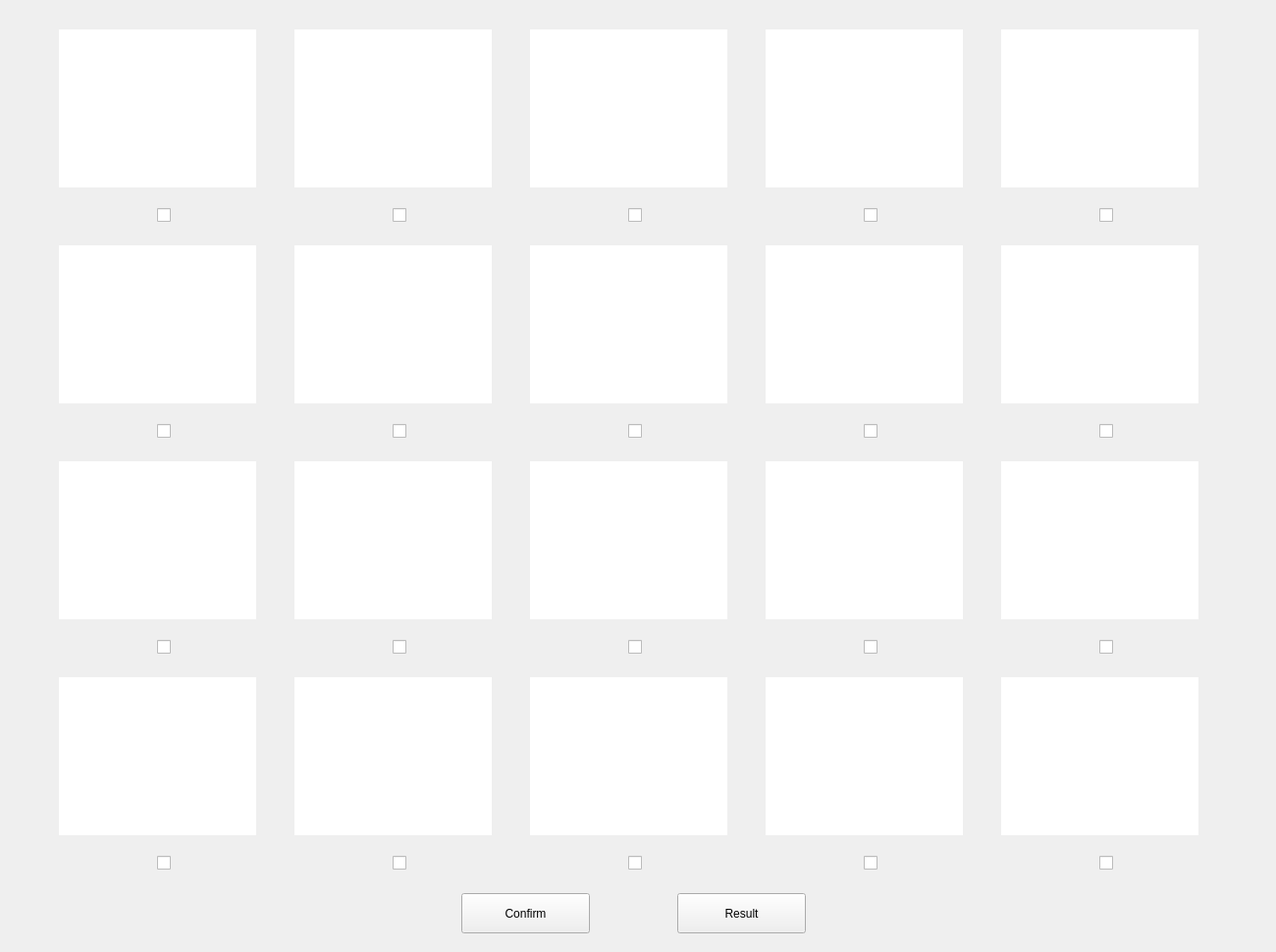
<?xml version="1.0" encoding="UTF-8"?>
<ui version="4.0">
 <class>choose_widget</class>
 <widget class="QWidget" name="choose_widget">
  <property name="geometry">
   <rect>
    <x>0</x>
    <y>0</y>
    <width>1300</width>
    <height>970</height>
   </rect>
  </property>
  <property name="windowTitle">
   <string>Form</string>
  </property>
  <widget class="QLabel" name="label_1">
   <property name="geometry">
    <rect>
     <x>60</x>
     <y>30</y>
     <width>201</width>
     <height>161</height>
    </rect>
   </property>
   <property name="styleSheet">
    <string notr="true">background-color: rgb(255, 255, 255)</string>
   </property>
   <property name="text">
    <string/>
   </property>
  </widget>
  <widget class="QLabel" name="label_2">
   <property name="geometry">
    <rect>
     <x>300</x>
     <y>30</y>
     <width>201</width>
     <height>161</height>
    </rect>
   </property>
   <property name="styleSheet">
    <string notr="true">background-color: rgb(255, 255, 255)</string>
   </property>
   <property name="text">
    <string/>
   </property>
  </widget>
  <widget class="QLabel" name="label_3">
   <property name="geometry">
    <rect>
     <x>540</x>
     <y>30</y>
     <width>201</width>
     <height>161</height>
    </rect>
   </property>
   <property name="styleSheet">
    <string notr="true">background-color: rgb(255, 255, 255)</string>
   </property>
   <property name="text">
    <string/>
   </property>
  </widget>
  <widget class="QLabel" name="label_4">
   <property name="geometry">
    <rect>
     <x>780</x>
     <y>30</y>
     <width>201</width>
     <height>161</height>
    </rect>
   </property>
   <property name="styleSheet">
    <string notr="true">background-color: rgb(255, 255, 255)</string>
   </property>
   <property name="text">
    <string/>
   </property>
  </widget>
  <widget class="QLabel" name="label_5">
   <property name="geometry">
    <rect>
     <x>1020</x>
     <y>30</y>
     <width>201</width>
     <height>161</height>
    </rect>
   </property>
   <property name="styleSheet">
    <string notr="true">background-color: rgb(255, 255, 255)</string>
   </property>
   <property name="text">
    <string/>
   </property>
  </widget>
  <widget class="QLabel" name="label_10">
   <property name="geometry">
    <rect>
     <x>1020</x>
     <y>250</y>
     <width>201</width>
     <height>161</height>
    </rect>
   </property>
   <property name="styleSheet">
    <string notr="true">background-color: rgb(255, 255, 255)</string>
   </property>
   <property name="text">
    <string/>
   </property>
  </widget>
  <widget class="QLabel" name="label_7">
   <property name="geometry">
    <rect>
     <x>300</x>
     <y>250</y>
     <width>201</width>
     <height>161</height>
    </rect>
   </property>
   <property name="styleSheet">
    <string notr="true">background-color: rgb(255, 255, 255)</string>
   </property>
   <property name="text">
    <string/>
   </property>
  </widget>
  <widget class="QLabel" name="label_8">
   <property name="geometry">
    <rect>
     <x>540</x>
     <y>250</y>
     <width>201</width>
     <height>161</height>
    </rect>
   </property>
   <property name="styleSheet">
    <string notr="true">background-color: rgb(255, 255, 255)</string>
   </property>
   <property name="text">
    <string/>
   </property>
  </widget>
  <widget class="QLabel" name="label_6">
   <property name="geometry">
    <rect>
     <x>60</x>
     <y>250</y>
     <width>201</width>
     <height>161</height>
    </rect>
   </property>
   <property name="styleSheet">
    <string notr="true">background-color: rgb(255, 255, 255)</string>
   </property>
   <property name="text">
    <string/>
   </property>
  </widget>
  <widget class="QLabel" name="label_9">
   <property name="geometry">
    <rect>
     <x>780</x>
     <y>250</y>
     <width>201</width>
     <height>161</height>
    </rect>
   </property>
   <property name="styleSheet">
    <string notr="true">background-color: rgb(255, 255, 255)</string>
   </property>
   <property name="text">
    <string/>
   </property>
  </widget>
  <widget class="QLabel" name="label_15">
   <property name="geometry">
    <rect>
     <x>1020</x>
     <y>470</y>
     <width>201</width>
     <height>161</height>
    </rect>
   </property>
   <property name="styleSheet">
    <string notr="true">background-color: rgb(255, 255, 255)</string>
   </property>
   <property name="text">
    <string/>
   </property>
  </widget>
  <widget class="QLabel" name="label_12">
   <property name="geometry">
    <rect>
     <x>300</x>
     <y>470</y>
     <width>201</width>
     <height>161</height>
    </rect>
   </property>
   <property name="styleSheet">
    <string notr="true">background-color: rgb(255, 255, 255)</string>
   </property>
   <property name="text">
    <string/>
   </property>
  </widget>
  <widget class="QLabel" name="label_13">
   <property name="geometry">
    <rect>
     <x>540</x>
     <y>470</y>
     <width>201</width>
     <height>161</height>
    </rect>
   </property>
   <property name="styleSheet">
    <string notr="true">background-color: rgb(255, 255, 255)</string>
   </property>
   <property name="text">
    <string/>
   </property>
  </widget>
  <widget class="QLabel" name="label_11">
   <property name="geometry">
    <rect>
     <x>60</x>
     <y>470</y>
     <width>201</width>
     <height>161</height>
    </rect>
   </property>
   <property name="styleSheet">
    <string notr="true">background-color: rgb(255, 255, 255)</string>
   </property>
   <property name="text">
    <string/>
   </property>
  </widget>
  <widget class="QLabel" name="label_14">
   <property name="geometry">
    <rect>
     <x>780</x>
     <y>470</y>
     <width>201</width>
     <height>161</height>
    </rect>
   </property>
   <property name="styleSheet">
    <string notr="true">background-color: rgb(255, 255, 255)</string>
   </property>
   <property name="text">
    <string/>
   </property>
  </widget>
  <widget class="QLabel" name="label_20">
   <property name="geometry">
    <rect>
     <x>1020</x>
     <y>690</y>
     <width>201</width>
     <height>161</height>
    </rect>
   </property>
   <property name="styleSheet">
    <string notr="true">background-color: rgb(255, 255, 255)</string>
   </property>
   <property name="text">
    <string/>
   </property>
  </widget>
  <widget class="QLabel" name="label_17">
   <property name="geometry">
    <rect>
     <x>300</x>
     <y>690</y>
     <width>201</width>
     <height>161</height>
    </rect>
   </property>
   <property name="styleSheet">
    <string notr="true">background-color: rgb(255, 255, 255)</string>
   </property>
   <property name="text">
    <string/>
   </property>
  </widget>
  <widget class="QLabel" name="label_18">
   <property name="geometry">
    <rect>
     <x>540</x>
     <y>690</y>
     <width>201</width>
     <height>161</height>
    </rect>
   </property>
   <property name="styleSheet">
    <string notr="true">background-color: rgb(255, 255, 255)</string>
   </property>
   <property name="text">
    <string/>
   </property>
  </widget>
  <widget class="QLabel" name="label_16">
   <property name="geometry">
    <rect>
     <x>60</x>
     <y>690</y>
     <width>201</width>
     <height>161</height>
    </rect>
   </property>
   <property name="styleSheet">
    <string notr="true">background-color: rgb(255, 255, 255)</string>
   </property>
   <property name="text">
    <string/>
   </property>
  </widget>
  <widget class="QLabel" name="label_19">
   <property name="geometry">
    <rect>
     <x>780</x>
     <y>690</y>
     <width>201</width>
     <height>161</height>
    </rect>
   </property>
   <property name="styleSheet">
    <string notr="true">background-color: rgb(255, 255, 255)</string>
   </property>
   <property name="text">
    <string/>
   </property>
  </widget>
  <widget class="QPushButton" name="confirm_button">
   <property name="geometry">
    <rect>
     <x>470</x>
     <y>910</y>
     <width>131</width>
     <height>41</height>
    </rect>
   </property>
   <property name="text">
    <string>Confirm</string>
   </property>
  </widget>
  <widget class="QCheckBox" name="checkBox_1">
   <property name="geometry">
    <rect>
     <x>160</x>
     <y>210</y>
     <width>91</width>
     <height>19</height>
    </rect>
   </property>
   <property name="text">
    <string/>
   </property>
  </widget>
  <widget class="QCheckBox" name="checkBox_2">
   <property name="geometry">
    <rect>
     <x>400</x>
     <y>210</y>
     <width>91</width>
     <height>19</height>
    </rect>
   </property>
   <property name="text">
    <string/>
   </property>
  </widget>
  <widget class="QCheckBox" name="checkBox_3">
   <property name="geometry">
    <rect>
     <x>640</x>
     <y>210</y>
     <width>91</width>
     <height>19</height>
    </rect>
   </property>
   <property name="text">
    <string/>
   </property>
  </widget>
  <widget class="QCheckBox" name="checkBox_4">
   <property name="geometry">
    <rect>
     <x>880</x>
     <y>210</y>
     <width>91</width>
     <height>19</height>
    </rect>
   </property>
   <property name="text">
    <string/>
   </property>
  </widget>
  <widget class="QCheckBox" name="checkBox_5">
   <property name="geometry">
    <rect>
     <x>1120</x>
     <y>210</y>
     <width>91</width>
     <height>19</height>
    </rect>
   </property>
   <property name="text">
    <string/>
   </property>
  </widget>
  <widget class="QCheckBox" name="checkBox_8">
   <property name="geometry">
    <rect>
     <x>640</x>
     <y>430</y>
     <width>91</width>
     <height>19</height>
    </rect>
   </property>
   <property name="text">
    <string/>
   </property>
  </widget>
  <widget class="QCheckBox" name="checkBox_7">
   <property name="geometry">
    <rect>
     <x>400</x>
     <y>430</y>
     <width>91</width>
     <height>19</height>
    </rect>
   </property>
   <property name="text">
    <string/>
   </property>
  </widget>
  <widget class="QCheckBox" name="checkBox_9">
   <property name="geometry">
    <rect>
     <x>880</x>
     <y>430</y>
     <width>91</width>
     <height>19</height>
    </rect>
   </property>
   <property name="text">
    <string/>
   </property>
  </widget>
  <widget class="QCheckBox" name="checkBox_6">
   <property name="geometry">
    <rect>
     <x>160</x>
     <y>430</y>
     <width>91</width>
     <height>19</height>
    </rect>
   </property>
   <property name="text">
    <string/>
   </property>
  </widget>
  <widget class="QCheckBox" name="checkBox_10">
   <property name="geometry">
    <rect>
     <x>1120</x>
     <y>430</y>
     <width>91</width>
     <height>19</height>
    </rect>
   </property>
   <property name="text">
    <string/>
   </property>
  </widget>
  <widget class="QCheckBox" name="checkBox_13">
   <property name="geometry">
    <rect>
     <x>640</x>
     <y>650</y>
     <width>91</width>
     <height>19</height>
    </rect>
   </property>
   <property name="text">
    <string/>
   </property>
  </widget>
  <widget class="QCheckBox" name="checkBox_12">
   <property name="geometry">
    <rect>
     <x>400</x>
     <y>650</y>
     <width>91</width>
     <height>19</height>
    </rect>
   </property>
   <property name="text">
    <string/>
   </property>
  </widget>
  <widget class="QCheckBox" name="checkBox_14">
   <property name="geometry">
    <rect>
     <x>880</x>
     <y>650</y>
     <width>91</width>
     <height>19</height>
    </rect>
   </property>
   <property name="text">
    <string/>
   </property>
  </widget>
  <widget class="QCheckBox" name="checkBox_11">
   <property name="geometry">
    <rect>
     <x>160</x>
     <y>650</y>
     <width>91</width>
     <height>19</height>
    </rect>
   </property>
   <property name="text">
    <string/>
   </property>
  </widget>
  <widget class="QCheckBox" name="checkBox_15">
   <property name="geometry">
    <rect>
     <x>1120</x>
     <y>650</y>
     <width>91</width>
     <height>19</height>
    </rect>
   </property>
   <property name="text">
    <string/>
   </property>
  </widget>
  <widget class="QCheckBox" name="checkBox_19">
   <property name="geometry">
    <rect>
     <x>880</x>
     <y>870</y>
     <width>91</width>
     <height>19</height>
    </rect>
   </property>
   <property name="text">
    <string/>
   </property>
  </widget>
  <widget class="QCheckBox" name="checkBox_20">
   <property name="geometry">
    <rect>
     <x>1120</x>
     <y>870</y>
     <width>91</width>
     <height>19</height>
    </rect>
   </property>
   <property name="text">
    <string/>
   </property>
  </widget>
  <widget class="QCheckBox" name="checkBox_18">
   <property name="geometry">
    <rect>
     <x>640</x>
     <y>870</y>
     <width>91</width>
     <height>19</height>
    </rect>
   </property>
   <property name="text">
    <string/>
   </property>
  </widget>
  <widget class="QCheckBox" name="checkBox_16">
   <property name="geometry">
    <rect>
     <x>160</x>
     <y>870</y>
     <width>91</width>
     <height>19</height>
    </rect>
   </property>
   <property name="text">
    <string/>
   </property>
  </widget>
  <widget class="QCheckBox" name="checkBox_17">
   <property name="geometry">
    <rect>
     <x>400</x>
     <y>870</y>
     <width>91</width>
     <height>19</height>
    </rect>
   </property>
   <property name="text">
    <string/>
   </property>
  </widget>
  <widget class="QPushButton" name="result_button">
   <property name="geometry">
    <rect>
     <x>690</x>
     <y>910</y>
     <width>131</width>
     <height>41</height>
    </rect>
   </property>
   <property name="text">
    <string>Result</string>
   </property>
  </widget>
 </widget>
 <resources/>
 <connections/>
</ui>
